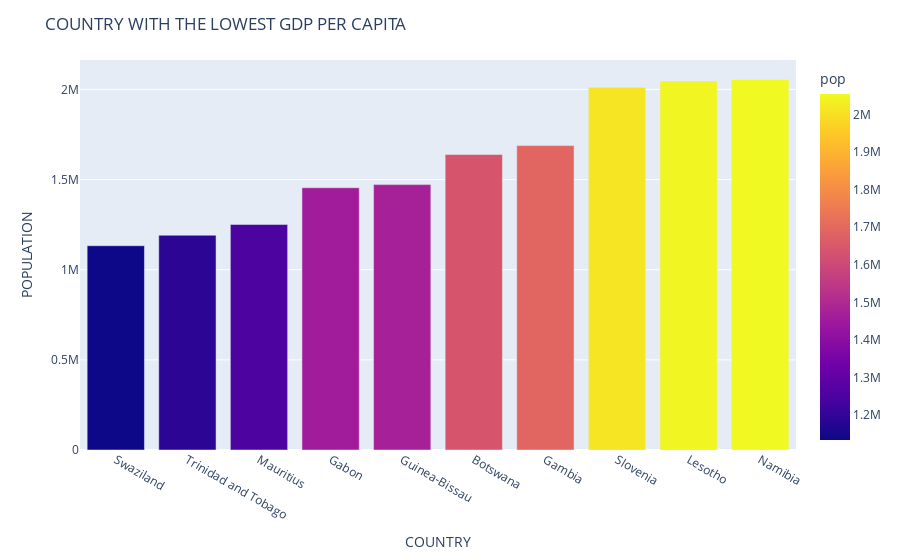

Write notebook code for a chart like this one.
### Code cell
dfh= df.groupby("country") ["pop"].max().reset_index()
dfh = dfh.sort_values(by="pop", ascending=True).head(10)
fig = px.bar(dfh, x="country", y="pop", color="pop")
fig.update_layout(title="COUNTRY WITH THE LOWEST GDP PER CAPITA", xaxis_title="COUNTRY", yaxis_title="POPULATION")

### Figure 1 — Plotly figure (JSON) as saved in the notebook; plotly's stock layout.template omitted (floating-point values rounded to 4 significant figures)
{"data": [{"alignmentgroup": "True", "hovertemplate": "country=%{x}<br>pop=%{marker.color}<extra></extra>", "legendgroup": "", "marker": {"color": [1133066, 1191336, 1250882, 1454867, 1472041, 1639131, 1688359, 2011612, 2046772, 2055080], "coloraxis": "coloraxis", "pattern": {"shape": ""}}, "name": "", "offsetgroup": "", "orientation": "v", "showlegend": false, "textposition": "auto", "type": "bar", "x": ["Swaziland", "Trinidad and Tobago", "Mauritius", "Gabon", "Guinea-Bissau", "Botswana", "Gambia", "Slovenia", "Lesotho", "Namibia"], "xaxis": "x", "y": [1133066, 1191336, 1250882, 1454867, 1472041, 1639131, 1688359, 2011612, 2046772, 2055080], "yaxis": "y"}], "layout": {"barmode": "relative", "coloraxis": {"colorbar": {"title": {"text": "pop"}}, "colorscale": [[0, "#0d0887"], [0.1111, "#46039f"], [0.2222, "#7201a8"], [0.3333, "#9c179e"], [0.4444, "#bd3786"], [0.5556, "#d8576b"], [0.6667, "#ed7953"], [0.7778, "#fb9f3a"], [0.8889, "#fdca26"], [1, "#f0f921"]]}, "legend": {"tracegroupgap": 0}, "margin": {"t": 60}, "title": {"text": "COUNTRY WITH THE LOWEST GDP PER CAPITA"}, "xaxis": {"anchor": "y", "domain": [0, 1], "title": {"text": "COUNTRY"}}, "yaxis": {"anchor": "x", "domain": [0, 1], "title": {"text": "POPULATION"}}}}
